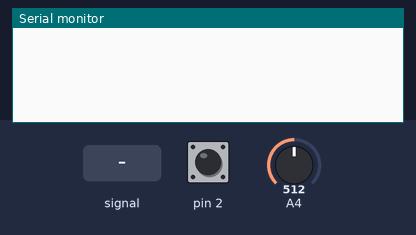
A sketch run on a simulated Arduino Uno, built with avr-gcc and run on an emulated ATmega328P. On the bench: the last lines printed to the serial monitor. The inputs (shaded band) are chosen by the test bench; at power-on: A4 = 512, pin 2 HIGH.

Above: at 1.2 s.
1.3 s: A4 fed a 200 Hz sine of ±81 counts around its level
At 4.2 s:
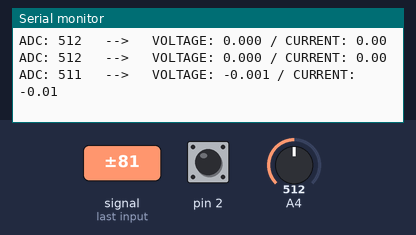
4.3 s: A4 set to 716
At 4.9 s:
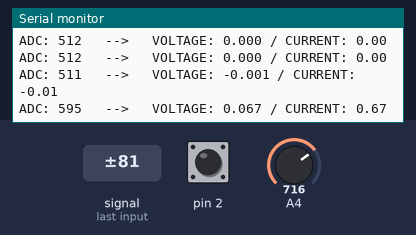
5.8 s: pin 2 pulled LOW for 0.15 s
At 6.4 s:
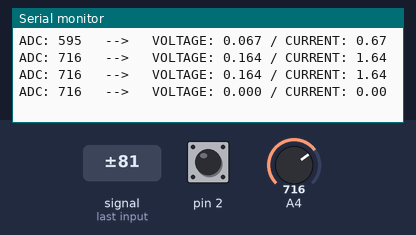
7.4 s: A4 fed a 1000 Hz sine of ±255 counts around its level
At 8.4 s:
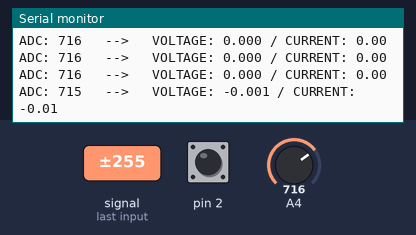
8.9 s: pin 2 pulled LOW for 1 s
At 9.4 s:
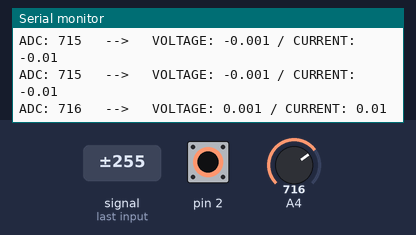
11.4 s: A4 set to 900
At 11.9 s:
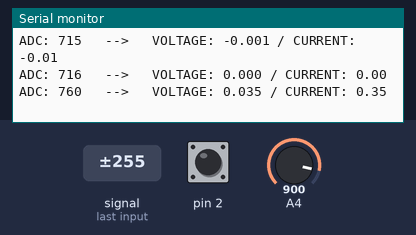
Timing chart, 0 to 13.9 s (numbered marks = the images above; inputs shaded):
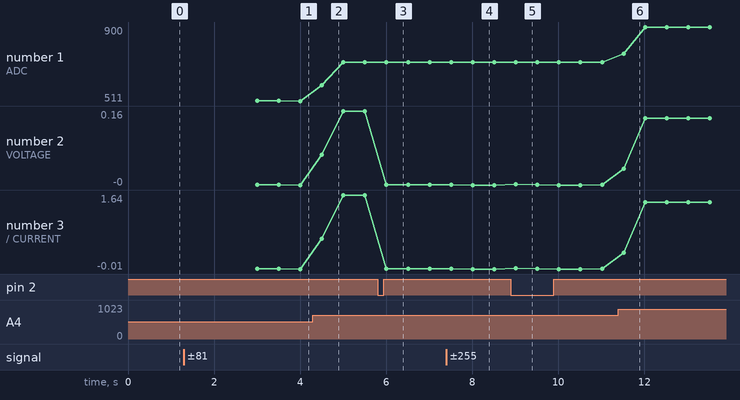

Measured:
- after the input at 1.3 s, the serial monitor: prints a new line after 2.7 s (image 1)
- after the input at 4.3 s, the serial monitor: prints a new line after 0.20 s (image 2)
- after the input at 5.8 s, the serial monitor: prints a new line after 0.21 s (image 3)
- after the input at 7.4 s, the serial monitor: prints a new line after 0.61 s (image 4)
- after the input at 8.9 s, the serial monitor: prints a new line after 0.11 s (image 5)
- after the input at 11.4 s, the serial monitor: prints a new line after 0.12 s (image 6)
- plotted number 1: 511 → 716 after the input at 4.3 s, 716 → 715 after the input at 7.4 s, 716 → 900 after the input at 11.4 s
- plotted number 2: -0 → 0.16 after the input at 4.3 s, 0 → -0 after the input at 7.4 s, 0 → 0.15 after the input at 11.4 s

The sketch:

acs721.ino
```cpp
typedef struct current_sensor_t {
  uint8_t adc_gpio = 26;
  uint8_t voltage_calibration_button_gpio = 2;
  uint16_t adc_cur = 0;
  uint32_t samples_count = 0;
  uint32_t samples_tot = 0;
  uint32_t samples_millis = 0;
  uint32_t samples_timer = 500;
  uint8_t data_received = 0;
  float voltage_raw_cur = 0;
  float voltage_calibrated_cur = 0;
  float voltage_calibration_val  = 0;
  float current_cur = 0;
  uint8_t calibrated = 0;
} current_sensor_t;
current_sensor_t current_sensor = {};

void setup()
{
  Serial.begin(9600);
  pinMode(current_sensor.voltage_calibration_button_gpio, INPUT_PULLUP);
}

void voltage_raw_get()
{
  current_sensor.voltage_raw_cur = ((float)current_sensor.adc_cur * 3.3)/4096.0f;
}

void voltage_calibrated_get()
{
  voltage_raw_get();
  current_sensor.voltage_calibrated_cur = current_sensor.voltage_raw_cur - current_sensor.voltage_calibration_val;
}

void voltage_calibration_val_get()
{
  voltage_raw_get();
  current_sensor.voltage_calibration_val = current_sensor.voltage_raw_cur;
}

void voltage_calibration_val_get_button()
{
  if (digitalRead(current_sensor.voltage_calibration_button_gpio) == 0)
  {
    voltage_calibration_val_get();
  }
}

void voltage_calibration_val_get_auto()
{
  int adc = analogRead(current_sensor.adc_gpio);
  current_sensor.samples_tot += adc;
  current_sensor.samples_count += 1;
  if (millis() - current_sensor.samples_millis > 3000)
  {
    current_sensor.samples_millis = millis();
    current_sensor.adc_cur = current_sensor.samples_tot/current_sensor.samples_count;
    voltage_calibration_val_get();
    current_sensor.calibrated = 1;
    current_sensor.samples_tot = 0;
    current_sensor.samples_count = 0;
    current_sensor.data_received = 1;
  }
}

void adc_get()
{
  int adc = analogRead(current_sensor.adc_gpio);
  current_sensor.samples_tot += adc;
  current_sensor.samples_count += 1;
  if (millis() - current_sensor.samples_millis > current_sensor.samples_timer)
  {
    current_sensor.samples_millis = millis();
    current_sensor.adc_cur = current_sensor.samples_tot/current_sensor.samples_count;
    current_sensor.samples_tot = 0;
    current_sensor.samples_count = 0;
    current_sensor.data_received = 1;
  }
}

void current_sensor_manager()
{
  voltage_calibration_val_get_button();
  voltage_calibration_val_get_auto();
  if (current_sensor.calibrated == 1)
  {
    adc_get();
    if (current_sensor.data_received == 1)
    {
      current_sensor.data_received = 0;
      voltage_calibrated_get();
      current_sensor.current_cur = current_sensor.voltage_calibrated_cur/0.100f;
      Serial.print("ADC: ");
      Serial.print(current_sensor.adc_cur);
      Serial.print("   -->   ");
      Serial.print("VOLTAGE: ");
      Serial.print(current_sensor.voltage_calibrated_cur, 3);
      Serial.print(" / ");
      Serial.print("CURRENT: ");
      Serial.println(current_sensor.current_cur);
    }
  }
}

void loop()
{
  current_sensor_manager();
}
```

lib_acs712.ino
```cpp

```
